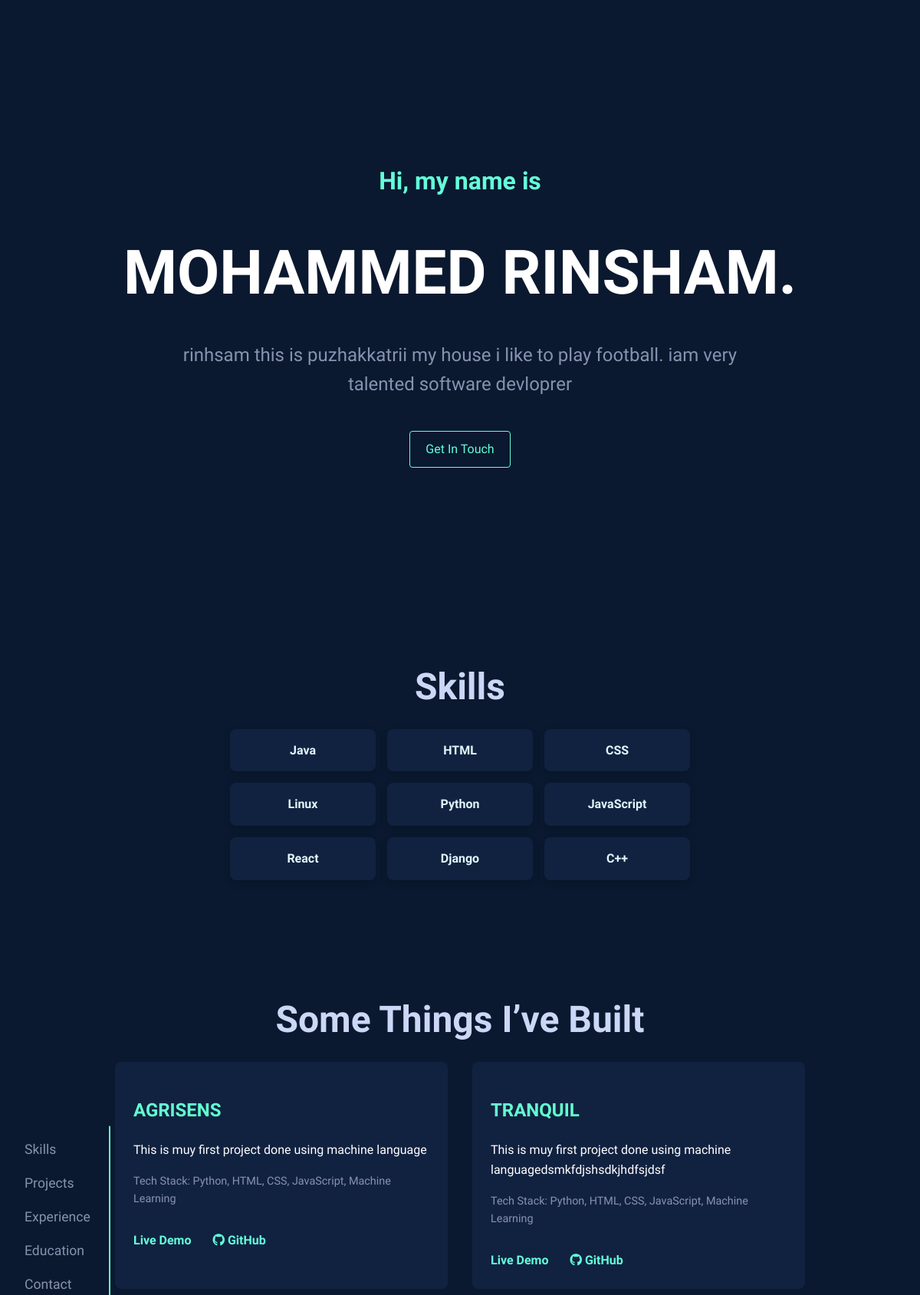
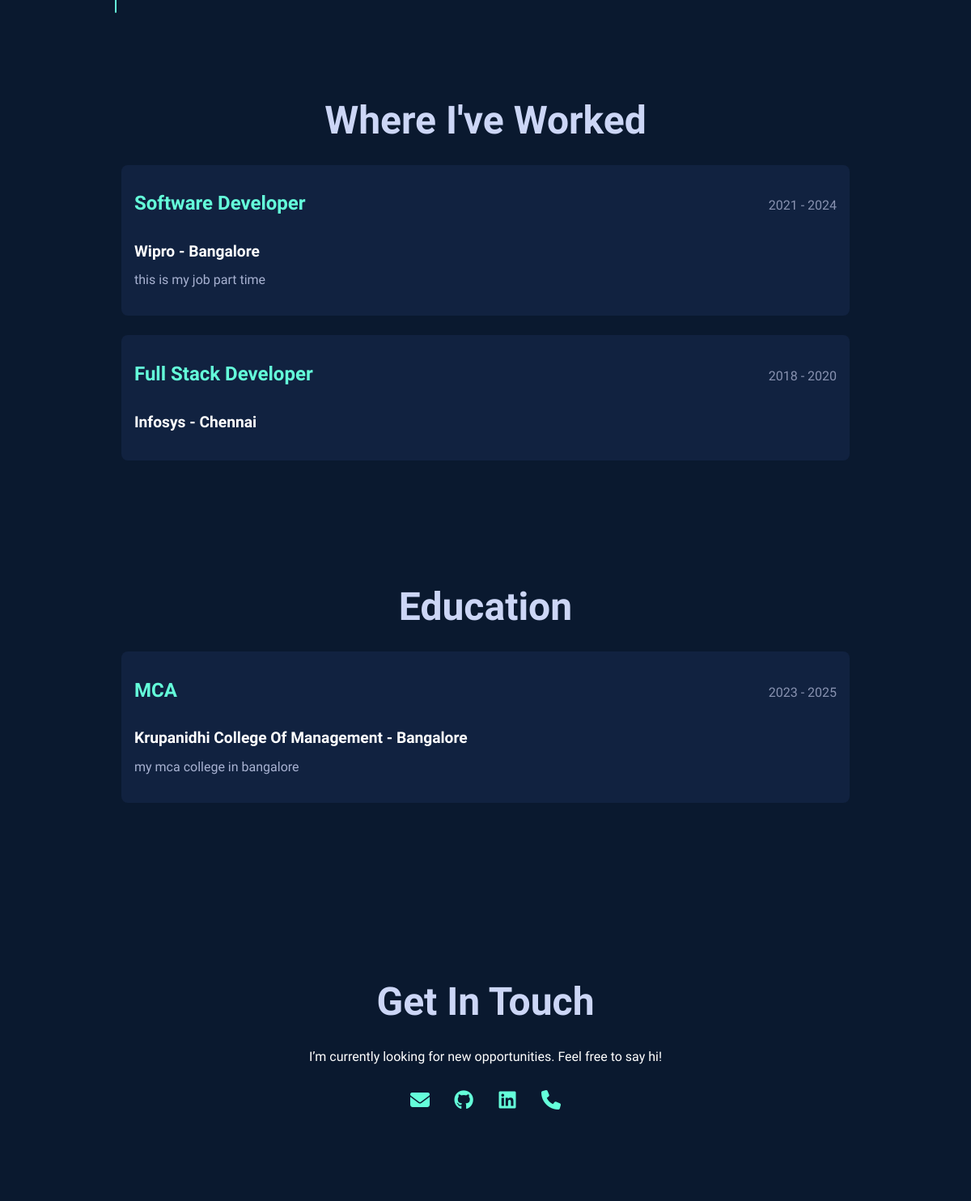
Screenshot of /portfolio/mohammed-rinsham-d27721/ with the database file from the repository (2 pictures, top to bottom).
### builder/models.py (models this page shows, shortened)
class Portfolio(models.Model):
    slug = models.SlugField(unique=True, blank=True)
    name = models.CharField(max_length=100)
    title = models.CharField(max_length=100, blank=True)
    bio = models.TextField(blank=True)
    email = models.EmailField()
    phone = models.CharField(max_length=20, blank=True)
    github = models.URLField(blank=True)
    linkedin = models.URLField(blank=True)
    skills = models.TextField(blank=True)  # Comma-separated skills

class Project(models.Model):
    portfolio = models.ForeignKey(Portfolio, on_delete=models.CASCADE, related_name='projects')
    title = models.CharField(max_length=100)
    project_duration = models.CharField(max_length=100, blank=True)
    description = models.TextField(blank=True)
    stack = models.CharField(max_length=200, blank=True)
    link = models.URLField(blank=True)
    github = models.URLField(blank=True)

class Experience(models.Model):
    portfolio = models.ForeignKey(Portfolio, on_delete=models.CASCADE, related_name='experiences')
    job_title = models.CharField(max_length=100)
    company_name = models.CharField(max_length=100)
    job_desc = models.TextField(blank=True)
    duration = models.CharField(max_length=100, blank=True)
    location = models.CharField(max_length=100, blank=True)

class Education(models.Model):
    portfolio = models.ForeignKey(Portfolio, on_delete=models.CASCADE, related_name='educations')
    degree = models.CharField(max_length=100)
    school = models.CharField(max_length=100)
    edu_desc = models.TextField(blank=True)
    edu_duration = models.CharField(max_length=100, blank=True)
    edu_location = models.CharField(max_length=100, blank=True)

### builder/views.py (the view)
# urls.py: path('portfolio/<slug:slug>/', views.view_portfolio, name='view_portfolio'),
def view_portfolio(request, slug):
    portfolio = get_object_or_404(Portfolio, slug=slug)
    project_data = []
    for project in portfolio.projects.all():
        project_data.append({
            'title': project.title,
            'description': project.description,
            'stack': project.stack,
            'link': project.link if project.link.startswith('http') else 'https://rinsham10.github.io/AgriSens/',
            'github': project.github if project.github.startswith('http') else ''
        })
    return render(request, 'template1.html', {
        'name': portfolio.name,
        'title': portfolio.title,
        'bio': portfolio.bio,
        'skills': [s.strip() for s in portfolio.skills.split(',')],
        'github': portfolio.github,
        'linkedin': portfolio.linkedin,
        'email': portfolio.email,
        'phone': portfolio.phone,
        'project_data': project_data,  # Adjusted to ensure full URL
        'experience': portfolio.experiences.all(),
        'education': portfolio.educations.all(),
    })

### builder/templates/template1.html (shortened to what this page needs)
{% load static %}
<!DOCTYPE html>
<html lang="en">
<head>
  <link rel="stylesheet" href="{% static 'css/template1.css' %}">
<link href="https://cdn.jsdelivr.net/npm/aos@2.3.4/dist/aos.css" rel="stylesheet">
<link rel="stylesheet" href="https://cdnjs.cloudflare.com/ajax/libs/font-awesome/6.5.0/css/all.min.css">
</head>
<body>
<nav class="side-nav">
  <ul>
    {% if skills %}
    <li><a href="#about">Skills</a></li>
    {% endif %}
    {% if project_data %}
      <li><a href="#projects">Projects</a></li>
    {% endif %}
    {% if experience %}
      <li><a href="#experience">Experience</a></li>
    {% endif %}
    {% if education %}
      <li><a href="#education">Education</a></li>
    {% endif %}
    <li><a href="#contact">Contact</a></li>
  </ul>
</nav>
  <header class="hero" data-aos="fade-up">
  <h1 class="intro">Hi, my name is</h1>
  <h2 class="name">{{ name }}.</h2>
  {% if bio %}
    <p class="subtitle">{{ bio }}</p><br>
  {% endif %}
  <a href="#contact" class="cta-button">Get In Touch</a>
</header>
  <main>
    {% if skills %}
    <section class="about" id="about">
      <h3 class="section-title">Skills</h3>
      <div class="about-content">
        <ul class="skills-grid">
          {% for skill in skills %}
            <li>{{ skill }}</li>
          {% endfor %}
        </ul>
      </div>
      <br><br><br>
    </section>
    {% endif %}
    {% if project_data %}
    <section class="projects" id="projects">
      <h3 class="section-title">Some Things I’ve Built</h3>
      <div class="project-cards">
        {% for project in project_data %}
          <div class="project-card">
            <h2>{{ project.title }}</h2>
            {% if project.description %}
              <p>{{ project.description }}</p>
            {% else %}
              <p class="no-description">No description available</p>
            {% endif %}
            {% if project.stack %}
              <p class="tech-stack">Tech Stack: {{ project.stack }}</p>
            {% endif %}
            {% if project.link %}
              <a href="{{ project.link }}" target="_blank" class="project-link">Live Demo</a>
            {% endif %}
            {% if project.github %}
              <a href="{{ project.github }}" target="_blank" class="project-link github-link">
                <i class="fab fa-github"></i> GitHub</a>
            {% endif %}
          </div>
        {% endfor %}
      </div>
      <br><br>
    </section>
  {% endif %}
    {% if experience %}
<section class="experience" id="experience">
  <h3 class="section-title">Where I've Worked</h3>
  <div class="experience-list">
    {% for exp in experience %}
    <div class="experience-item">
      <div class="exp-header">
        <h2 class="job-title">{{ exp.job_title }}</h2>
        <h4 class="duration">{{ exp.duration }}</h4>
      </div>
      <h3 class="company">{{ exp.company_name }} - {{ exp.location }}</h3>
      <p class="description">{{ exp.job_desc }}</p>
    </div>
    {% endfor %}
  </div>
  <br><br>
</section>
{% endif %}
{% if education %}
<section class="education" id="education">
  <h3 class="section-title">Education</h3>
  <div class="education-list">
    {% for edu in education %}
    <div class="education-item">
      <div class="edu-header">
        <h2 class="degree">{{ edu.degree }}</h2>
        <h4 class="duration">{{ edu.edu_duration }}</h4>
      </div>
      <h3 class="school">{{ edu.school }} - {{ edu.edu_location }}</h3>
      <p class="description">{{ edu.edu_desc }}</p>
    </div>
    {% endfor %}
  </div>
  <br>
</section>
{% endif %}
  </main>
  <footer id="contact">
    <h3 class="section-title">Get In Touch</h3>
    <p>I’m currently looking for new opportunities. Feel free to say hi!</p>
    <div class="contact-info flex justify-center gap-6 text-2xl mt-4 text-[#3F1A2B]">
      {% if email %}
        <a href="mailto:{{ email }}" class="hover:text-[#B2183A]" title="Email">
          <i class="fas fa-envelope"></i>
        </a>
      {% endif %}
      {% if github %}
        <a href="{{ github }}" target="_blank" class="hover:text-[#B2183A]" title="GitHub">
          <i class="fab fa-github"></i>
        </a>
      {% endif %}
      {% if linkedin %}
        <a href="{{ linkedin }}" target="_blank" class="hover:text-[#B2183A]" title="LinkedIn">
          <i class="fab fa-linkedin"></i>
        </a>
      {% endif %}
      {% if phone %}
        <a href="tel:{{ phone }}" class="hover:text-[#B2183A]" title="Phone">
          <i class="fas fa-phone"></i>
        </a>
      {% endif %}
    </div>
  </footer>
</body>
</html>

### builder/static/css/template1.css (style rules this page uses)
body { background-color: #0a192f; color: #64ffd0; font-family: 'Fira Sans', sans-serif; margin: 0; padding: 0; line-height: 1.6; }
p { color: #ffffff; }
a { color: #64ffd0; text-decoration: none; }
.section-title { font-size: 3rem; color: #ccd6f6; margin-bottom: 1rem; text-align: center; }
.hero { display: flex; flex-direction: column; justify-content: center; align-items: center; min-height: 100vh; text-align: center; padding: 0 2rem; }
.subtitle { max-width: 800px; color: #8892b0; margin: 1rem 0 1rem; font-size: 1.5rem; line-height: 1.6; word-wrap: break-word; word-break: break-word; }
.intro { color: #64ffda; font-size: 2rem; }
.name { font-size: 5rem; font-weight: bold; color: #ffffff; margin: 0.5rem 0; }
.cta-button { padding: 10px 20px; border: 1px solid #64ffda; border-radius: 4px; color: #64ffda; background: transparent; transition: all 0.3s ease; font-size: 1rem; }
.about, .projects, .experience, .education, .contact { padding: 10px 2rem; max-width: 900px; margin: 0 auto; }
.skills-grid { display: grid; grid-template-columns: repeat(auto-fit, minmax(140px, 1fr)); gap: 15px; list-style: none; padding: 0; margin: 0 auto; max-width: 600px; }
.skills-grid li { background: linear-gradient(1deg, #112240, #112240); backdrop-filter: blur(6px); padding: 12px 18px; border-radius: 8px; font-size: 1rem; font-weight: 600; color: #e0f7fa; text-align: center; box-shadow: 0 4px 10px rgba(0, 0, 0, 0.15); cursor: pointer; border: 3px solid transparent; transition: border 0.3s ease, transform 0.3s ease; animation: popIn 0.5s ease forwards; }
.project-cards { display: grid; grid-template-columns: repeat(auto-fit, minmax(300px, 1fr)); gap: 2rem; }
.project-card { background-color: #112240; padding: 1.5rem; border-radius: 8px; transition: transform 0.3s ease; }
.project-link { display: inline-block; margin-top: 1rem; margin-right: 1.5rem; color: #64ffda; font-weight: bold; }
.tech-stack { font-size: 0.9rem; color: #8892b0; margin-top: 0.5rem; }
footer { padding: 100px 2rem; text-align: center; background-color: #0a192f; }
.experience-item, .education-item { background: #112240; padding: 1rem; border-radius: 8px; margin-bottom: 1.5rem; transition: transform 0.3s ease; }
.side-nav { position: fixed; top: 50%; left: 2rem; transform: translateY(-50%); display: flex; flex-direction: column; padding-right: 1.5rem; border-right: 2px solid #64ffda; z-index: 999; }
.side-nav ul { list-style: none; padding: 0; margin: 0; }
.side-nav li { margin: 1rem 0; }
.side-nav a { color: #8892b0; text-decoration: none; font-size: 1.1rem; font-weight: 500; transition: color 0.3s; }
.contact-info a { display: inline-flex; align-items: center; justify-content: center; width: 50px; height: 50px; color: #64ffda; border-radius: 50%; transition: color 0.3s ease, transform 0.3s ease; font-size: 24px; }
.exp-header, .edu-header { display: flex; justify-content: space-between; align-items: baseline; flex-wrap: wrap; margin-bottom: 0.5rem; }
.job-title, .degree { font-size: 1.5rem; color: #64ffda; font-weight: 600; margin: 0; }
.duration { font-size: 1rem; color: #8892b0; font-weight: 400; margin-left: auto; }
.company, .school { font-size: 1.2rem; color: #ffffff; margin: 0.25rem 0; }
.description { margin-top: 0.5rem; color: #a8b2d1; line-height: 1.5; }

### builder/templates/template1.html (style rules this page uses)
html { scroll-behavior: smooth; }

### rows the page displays
Portfolio: name "MOHAMMED RINSHAM", bio "rinhsam this is puzhakkatrii my house i like to play football. iam very talented software devloprer"
Project: title "AGRISENS", description "This is muy first project done using machine language", stack "Python, HTML, CSS, JavaScript, Machine Learning"
Project: title "TRANQUIL", description "This is muy first project done using machine languagedsmkfdjshsdkjhdfsjdsf", stack "Python, HTML, CSS, JavaScript, Machine Learning"
Experience: job_title "Software Developer", duration "2021 - 2024", company_name "Wipro", location "Bangalore", job_desc "this is my job part time"
Experience: job_title "Full Stack Developer", duration "2018 - 2020", company_name "Infosys", location "Chennai"
Education: degree "MCA", edu_duration "2023 - 2025", school "Krupanidhi College Of Management", edu_location "Bangalore", edu_desc "my mca college in bangalore"

### other values shown
{{ skill }} "Java" "HTML" "CSS" "Linux" "Python" "JavaScript" "React" "Django" "C++"
